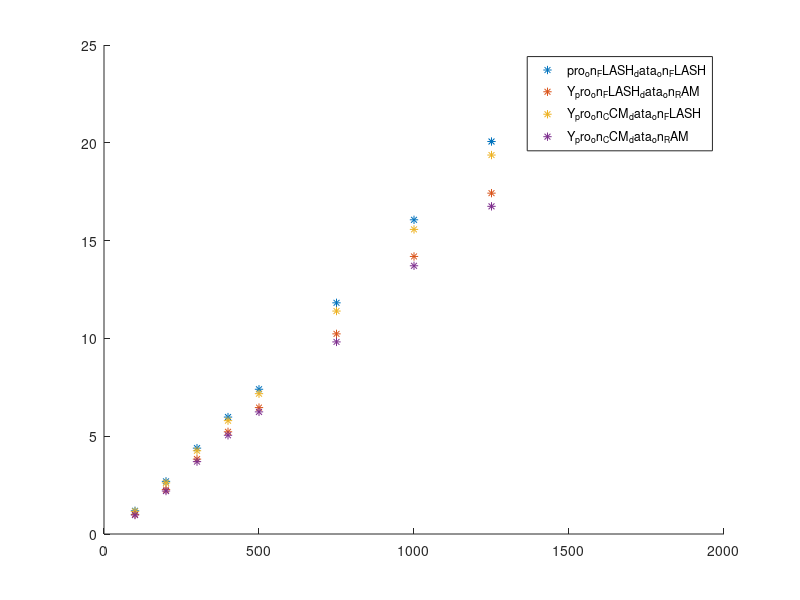

Here is the MATLAB script that generated this plot:
X = [100 200 300 400 500 750 1000 1250 1500];


Y_pro_on_FLASH_data_on_FLASH = [1.187 2.692 4.390 5.978 7.4 11.819 16.064 20.066 24.011];

Y_pro_on_FLASH_data_on_RAM   = [1.000 2.272 3.828 5.224 6.463 10.232 14.190 17.426 20.844];

Y_pro_on_CCM_data_on_FLASH   = [1.157 2.614 4.257 5.795 7.174 11.398 15.573 19.374 23.183];

Y_pro_on_CCM_data_on_RAM     = [0.970 2.197 3.700 5.047 6.244 9.821 13.713 16.752 20.037]
hold on

plot(X,Y_pro_on_FLASH_data_on_FLASH,"*");
plot(X,Y_pro_on_FLASH_data_on_RAM,"*");
plot(X,Y_pro_on_CCM_data_on_FLASH,"*");
plot(X,Y_pro_on_CCM_data_on_RAM,"*");


legend('pro_on_FLASH_data_on_FLASH', 'Y_pro_on_FLASH_data_on_RAM', 'Y_pro_on_CCM_data_on_FLASH', 'Y_pro_on_CCM_data_on_RAM')
hold off